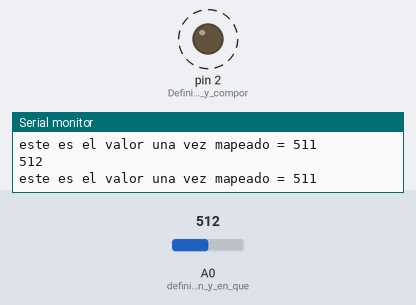
Bench run of a sketch on a simulated Arduino Uno, built with avr-gcc and run on an emulated ATmega328P. Shown: output pins drawn as LEDs (lit = HIGH), the last lines printed to the serial monitor. Dashed ring = blinking. The test bench sets the inputs (shaded band); at power-on: A0 (definir_que_pin_y_en_que) = 512.

Above: at 1.8 s.
1.9 s: A0 (definir_que_pin_y_en_que) set to 1023
At 3.0 s:
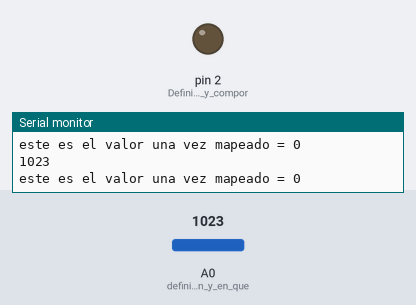
6.0 s: A0 (definir_que_pin_y_en_que) set to 0
At 6.8 s:
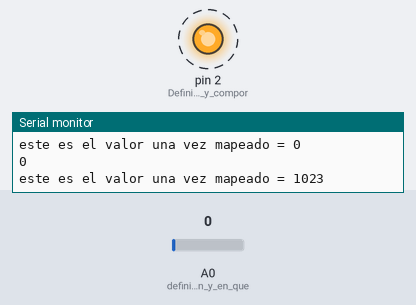
Timing chart, 0 to 16.1 s (numbered marks = the images above; inputs shaded):
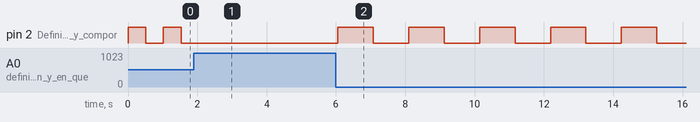

The sketch:

LDR_Led.ino
```cpp
/*
  Continious output assignments
  Leer un LDR y mostrar su valor utilizando Serial
  Esos valores controlarán la velocidad de un led que se enciende y se apaga
  de forma directa e indirecta utilizando la funcion map.
  Fija el umbral de encendido y apagado

  Enara Agirrezabala
  3 de Marzo del 2017
*/
void setup() {
  Serial.begin(9600); //Empezar serial
  pinMode(A0, INPUT); //definir que pin y en que modo. Recoje información.
  pinMode(2, OUTPUT); //Definir posicion y comportamiento del led
}

void loop() {
  // Leer valor de voltaje del LDR (0-1023)
  int val = analogRead (A0); //Leer el valor del pin A0 y guardarlo como variable v

  //Imprimir valor en el serial
  Serial.println(val);
  //mapear valores para relacionar los valores obtenidos de forma indirecta
  val=map(val, 0,1023,1023,0);
  Serial.print("este es el valor una vez mapeado = ");
  Serial.println(val);
  // delay(1000); //Esperar 1s
  digitalWrite(2, HIGH);
  delay(val);
  digitalWrite(2, LOW);
  delay(val);

}
```

Measured:
- after the input at 1.9 s, pin 2 (Definir_posicion_y_compor): stops changing and stays LOW
- after the input at 6.0 s, pin 2 (Definir_posicion_y_compor): alternates HIGH for 1.0 s and LOW for 1.0 s, starting after 0.05 s
- by itself, pin 2 (Definir_posicion_y_compor): alternates HIGH for 0.51 s and LOW for 0.51 s
